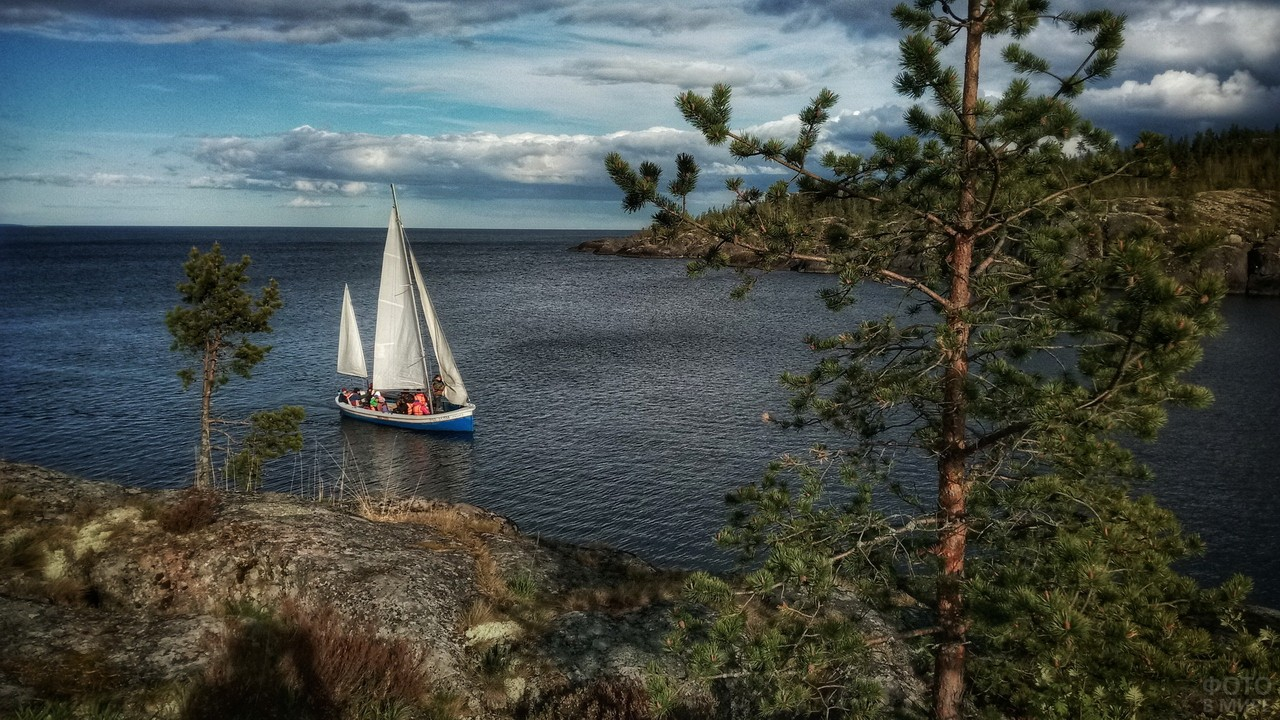
#> input picture Danilova. AA1905. LR3/task4/danilova.jpg, 1280 x 720 px
$ python task4.py
#> lines starting #> are read from the running program, lines starting #| are printed output that depends on the picture
from PIL import Image
import PIL.ImageOps
from numpy import array
from matplotlib import pyplot as plt

im = Image.open("danilova.jpg")
#> im is the input picture: PIL image 1280x720 RGB; mean R, G, B 74, 81.1, 77.1

im_bw = im.convert('L')
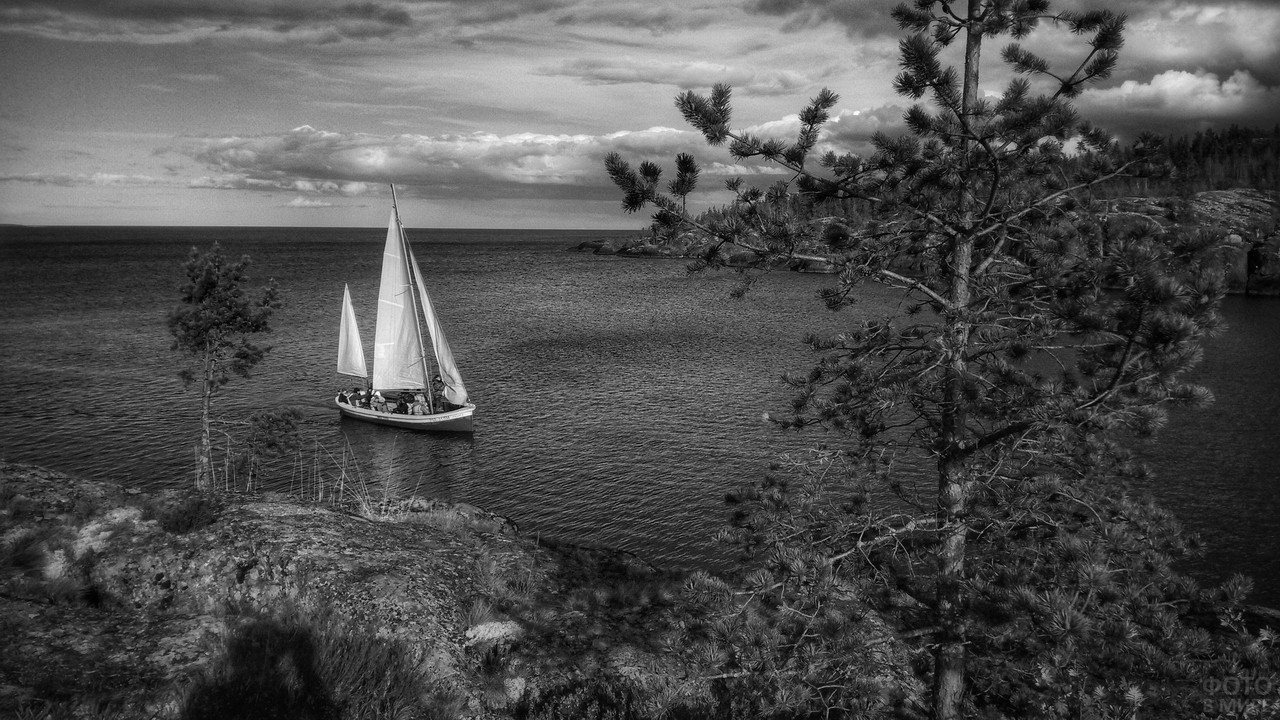
#> im_bw: PIL image 1280x720 L; min 0, max 254, mean 78.5
inverted_im = PIL.ImageOps.invert(im_bw)
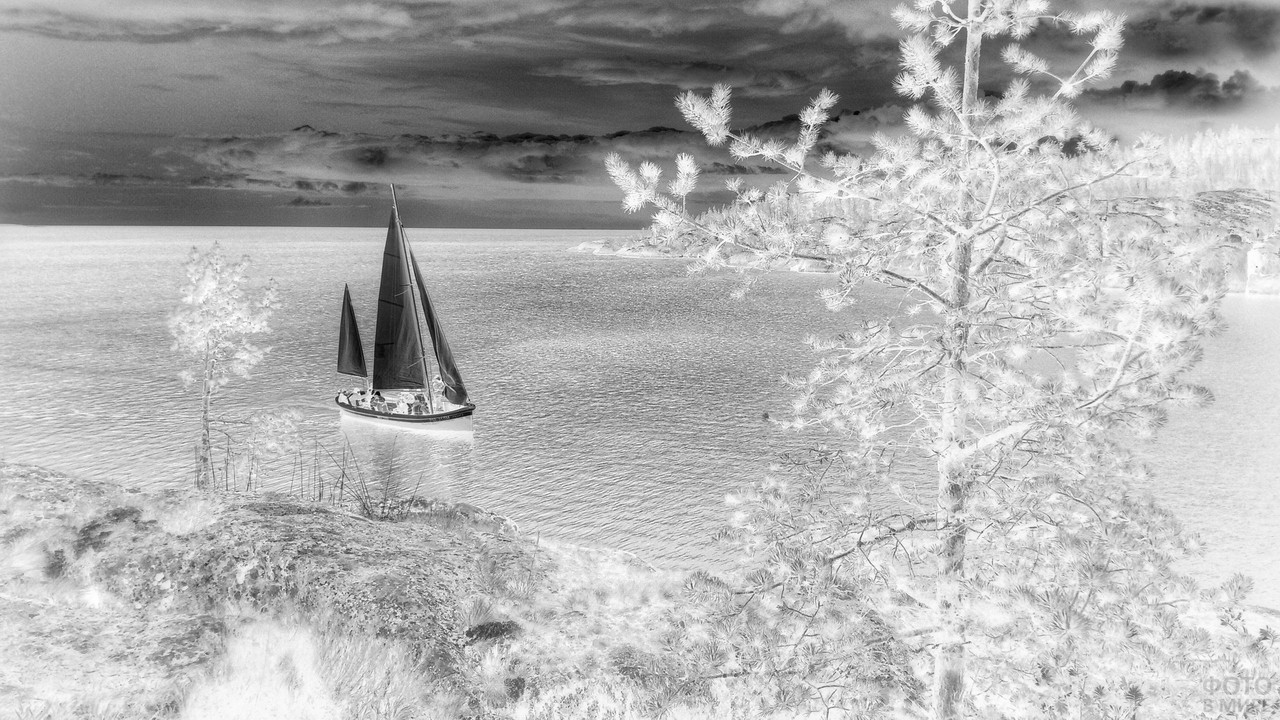
#> inverted_im: PIL image 1280x720 L; min 1, max 255, mean 176.5

im_bw_array = array(im_bw)
inverted_im_array = array(inverted_im)

plt.figure(figsize=(10,6))
plt.subplot(2,2,1)
plt.title("Исходное полутоновое изображение")
plt.imshow(im_bw, cmap='gray')
plt.subplot(2,2,2)
plt.title("Инвертированное изображение")
plt.imshow(inverted_im,  cmap='gray')
plt.subplot(2,2,3)
plt.title("Гистограмма 1")
plt.hist(im_bw_array.flatten(),128)
plt.subplot(2,2,4)
plt.title("Гистограмма 2")
plt.hist(inverted_im_array.flatten(),128)
plt.savefig("danilova_hist.jpg")
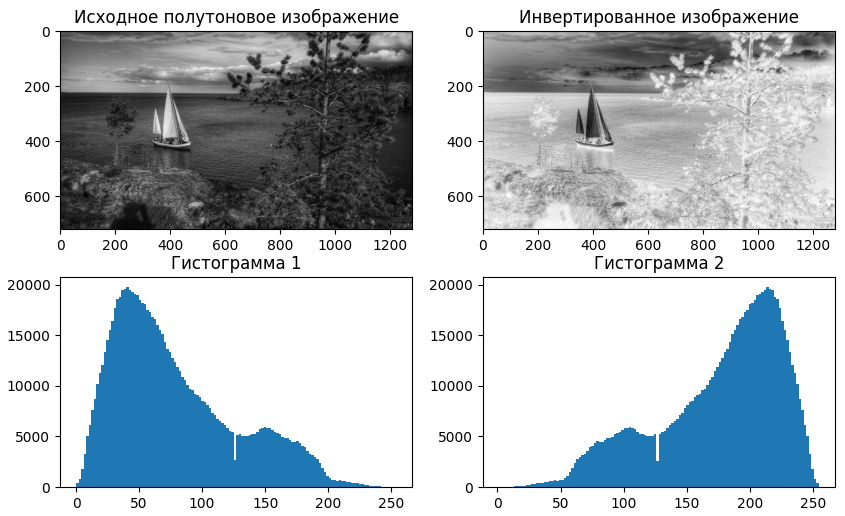
#> figure drawn by matplotlib, 4 panels; panel 3: tallest bar 19794 high, from x = 39.69 to 41.67; panel 4: tallest bar 19794 high, from x = 213.3 to 215.3
plt.show()
